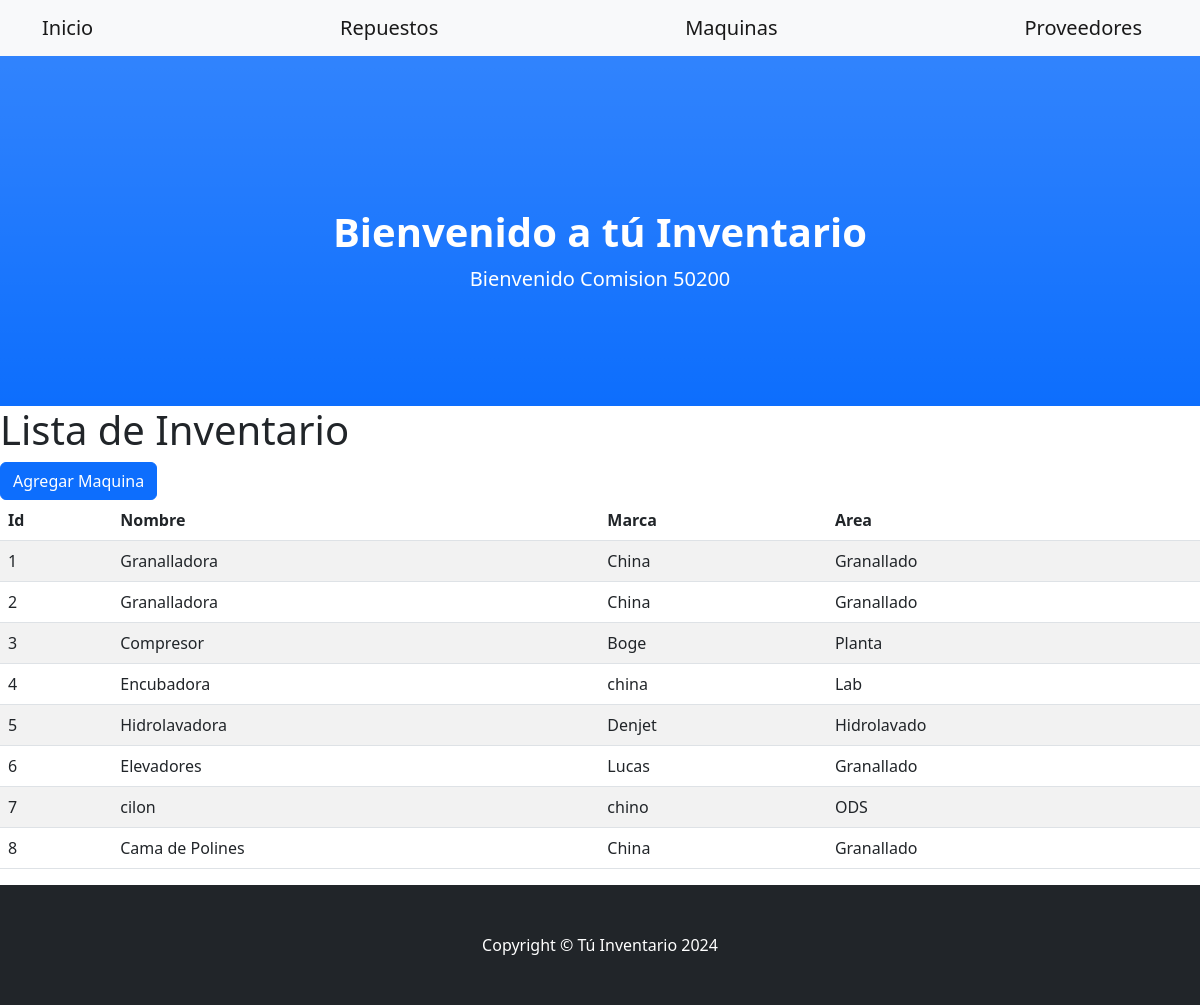
Screenshot of /aplicacion/maquina/ with the database file from the repository.
### aplicacion/models.py (models this page shows, shortened)
class Maquina(models.Model):
    nombre = models.CharField(max_length=50)
    marca = models.CharField(max_length=50)
    area = models.CharField(max_length=50)

### aplicacion/views.py (the view)
# urls.py: path('maquina/', maquina, name="maquina"),
def maquina(request): # Cambiar a maquinas
   contexto = {'maquina': Maquina.objects.all()}
   return render(request, "aplicacion/maquina.html", contexto)

### aplicacion/templates/aplicacion/maquina.html
{% extends 'aplicacion/home.html' %}
{% block descripcion %}
<h1> Lista de Inventario </h1>
{% endblock descripcion %}
{% block contenido %}
<a href="http://localhost:8000/aplicacion/maquina_form/" class="btn btn-primary">Agregar Maquina</a>
    <table class="table table-striped">
        <thead>
            <tr>
                <th>Id</th>
                <th>Nombre</th>
                <th>Marca</th>
                <th>Area</th>
            </tr>
        </thead>
        <tbody>
    {% for m in maquina  %}
            <tr>
                <td>{{ m.id }}</td>
                <td>{{ m.nombre }}</td>
                <td>{{ m.marca }}</td>
                <td>{{ m.area }}</td>
            </tr>
    {% endfor %}
        </tbody>
    </table>
{% endblock contenido %}

### rows the page displays
Maquina: id "1", nombre "Granalladora", marca "China", area "Granallado"
Maquina: id "2", nombre "Granalladora", marca "China", area "Granallado"
Maquina: id "3", nombre "Compresor", marca "Boge", area "Planta"
Maquina: id "4", nombre "Encubadora", marca "china", area "Lab"
Maquina: id "5", nombre "Hidrolavadora", marca "Denjet", area "Hidrolavado"
Maquina: id "6", nombre "Elevadores", marca "Lucas", area "Granallado"
Maquina: id "7", nombre "cilon", marca "chino", area "ODS"
Maquina: id "8", nombre "Cama de Polines", marca "China", area "Granallado"
